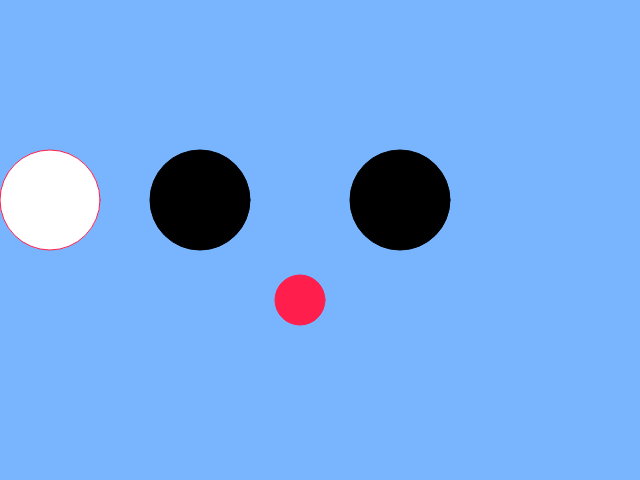
Frame 1 (no input)
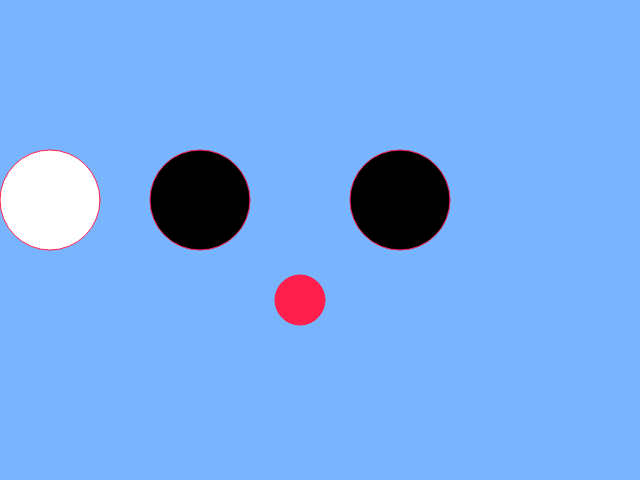
Frame 60 (no input)
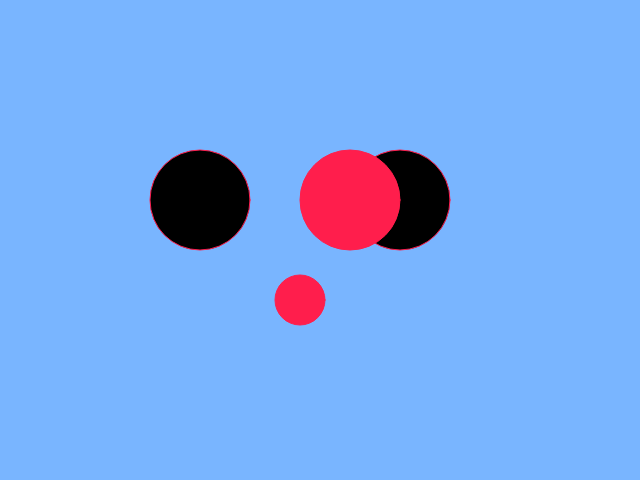
Frame 120 (the mouse pressed at the canvas centre since frame 60)

The p5.js sketch that drew these frames (run headless with seeded random() and noise() and a simulated clock; from frame 60 on, the mouse is pressed at the canvas centre):

// p5.js sketch
// ── sketch.js
function setup() {
  createCanvas(640, 480);
  background(121,181, 255);
  noFill();
}
function draw() {
  background(121,181, 255);
  fill(255,30,76)
  
  {fill (0,0,0);
  ellipse(200,200,100,100); 
  ellipse(400,200,100,100);}
  
   {fill(255,30,76);
    stroke(255,30,76);
  ellipse(300,300,50,50);}

if (mouseX < 100) {
fill(255,255,255);
  ellipse(50, 200, 100, 100);
} else if (mouseX < 200){
  ellipse(150, 200, 100, 100);
} else if (mouseX < 300){
  ellipse(250, 200, 100, 100);
} else if (mouseX < 400){
  ellipse(350, 200, 100, 100);
} else if (mouseX < 500){
  ellipse(450, 200, 100, 100);
} else {
  ellipse(550, 200, 100, 100);
}
}
